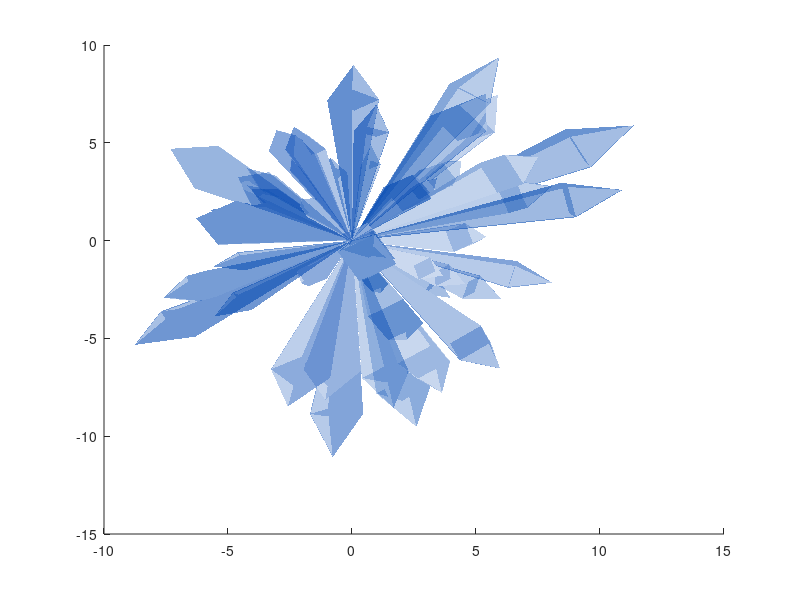

This chart was generated by the following MATLAB code: (Note: this script raises an error after producing the figure.)
function crystall

hold on
for i=1:50
    len=rand(1)*8+5;
    tempV=rand(1,3)-0.5;
    tempV(3)=abs(tempV(3));
    tempV=tempV./norm(tempV).*len;
    tempEpnt=tempV;
    drawCrystal([0 0 0],tempEpnt,pi/6,0.8,0.1,rand(1).*0.2+0.2)
%     disp(i)

end

ax=gca;
ax.XLim=[-15,15];
ax.YLim=[-15,15];
ax.ZLim=[-2,15];
grid on
ax.GridLineStyle='--';
ax.LineWidth=1.2;
ax.XColor=[1,1,1].*0.4;
ax.YColor=[1,1,1].*0.4;
ax.ZColor=[1,1,1].*0.4;
ax.DataAspectRatio=[1,1,1];
ax.DataAspectRatioMode='manual';
ax.CameraPosition=[-67.6287 -204.5276   82.7879];

    function drawCrystal(Spnt,Epnt,theta,cl,w,alpha)
       %plot3([Spnt(1),Epnt(1)],[Spnt(2),Epnt(2)],[Spnt(3),Epnt(3)])
       mainV=Epnt-Spnt;
       cutPnt=cl.*(mainV)+Spnt;
       cutV=[mainV(3),mainV(3),-mainV(1)-mainV(2)];
       cutV=cutV./norm(cutV).*w.*norm(mainV);
       cornerPnt=cutPnt+cutV;
       cornerPnt=rotateAxis(Spnt,Epnt,cornerPnt,theta);
       cornerPntSet(1,:)=cornerPnt';
       for ii=1:3
           cornerPnt=rotateAxis(Spnt,Epnt,cornerPnt,pi/2);
           cornerPntSet(ii+1,:)=cornerPnt';
       end
       F = [1,3,4;1,4,5;1,5,6;1,6,3;...
           2,3,4;2,4,5;2,5,6;2,6,3];
       V = [Spnt;Epnt;cornerPntSet];
       patch('Faces',F,'Vertices',V,'FaceColor',[0 71 177]./255,...
           'FaceAlpha',alpha,'EdgeColor',[0 71 177]./255.*0.8,...
           'EdgeAlpha',0.6,'LineWidth',0.5,'EdgeLighting',...
           'gouraud','SpecularStrength',0.3)
    end

    function newPnt=rotateAxis(Spnt,Epnt,cornerPnt,theta)
        V=Epnt-Spnt;V=V./norm(V);
        u=V(1);v=V(2);w=V(3);
        a=Spnt(1);b=Spnt(2);c=Spnt(3);
        cornerPnt=[cornerPnt(:);1];
        
        rotateMat=[u^2+(v^2+w^2)*cos(theta)       ,  u*v*(1-cos(theta))-w*sin(theta),  u*w*(1-cos(theta))+v*sin(theta),  (a*(v^2+w^2)-u*(b*v+c*w))*(1-cos(theta))+(b*w-c*v)*sin(theta);
                   u*v*(1-cos(theta))+w*sin(theta),  v^2+(u^2+w^2)*cos(theta)       ,  v*w*(1-cos(theta))-u*sin(theta),  (b*(u^2+w^2)-v*(a*u+c*w))*(1-cos(theta))+(c*u-a*w)*sin(theta);
                   u*w*(1-cos(theta))-v*sin(theta),  v*w*(1-cos(theta))+u*sin(theta),  w^2+(u^2+v^2)*cos(theta)       ,  (c*(u^2+v^2)-w*(a*u+b*v))*(1-cos(theta))+(a*v-b*u)*sin(theta);
                   0                              ,  0                              ,  0                              ,  1];
        
        newPnt=rotateMat*cornerPnt;
        newPnt(4)=[];
    end

end